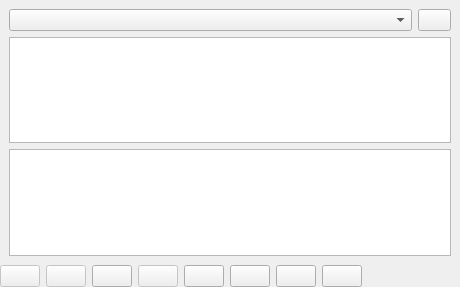
<?xml version="1.0" encoding="UTF-8"?>
<ui version="4.0">
 <class>PlaylistDock</class>
 <widget class="QDockWidget" name="PlaylistDock">
  <property name="geometry">
   <rect>
    <x>0</x>
    <y>0</y>
    <width>460</width>
    <height>287</height>
   </rect>
  </property>
  <property name="windowIcon">
   <iconset theme="view-media-playlist" resource="../../icons/resources.qrc">
    <normaloff>:/icons/oxygen/32x32/actions/view-media-playlist.png</normaloff>:/icons/oxygen/32x32/actions/view-media-playlist.png</iconset>
  </property>
  <property name="windowTitle">
   <string>Playlist</string>
  </property>
  <widget class="QWidget" name="dockWidgetContents">
   <layout class="QVBoxLayout" name="verticalLayout">
    <property name="spacing">
     <number>0</number>
    </property>
    <property name="leftMargin">
     <number>0</number>
    </property>
    <property name="topMargin">
     <number>0</number>
    </property>
    <property name="rightMargin">
     <number>0</number>
    </property>
    <property name="bottomMargin">
     <number>0</number>
    </property>
    <item>
     <widget class="QStackedWidget" name="stackedWidget">
      <property name="currentIndex">
       <number>1</number>
      </property>
      <widget class="QWidget" name="page">
       <layout class="QVBoxLayout" name="verticalLayout_2">
        <property name="leftMargin">
         <number>0</number>
        </property>
        <property name="topMargin">
         <number>0</number>
        </property>
        <property name="rightMargin">
         <number>0</number>
        </property>
        <property name="bottomMargin">
         <number>0</number>
        </property>
        <item>
         <widget class="QTextBrowser" name="textBrowser">
          <property name="html">
           <string>&lt;!DOCTYPE HTML PUBLIC &quot;-//W3C//DTD HTML 4.0//EN&quot; &quot;http://www.w3.org/TR/REC-html40/strict.dtd&quot;&gt;
&lt;html&gt;&lt;head&gt;&lt;meta name=&quot;qrichtext&quot; content=&quot;1&quot; /&gt;&lt;style type=&quot;text/css&quot;&gt;
p, li { white-space: pre-wrap; }
&lt;/style&gt;&lt;/head&gt;&lt;body style=&quot; font-family:'MS Shell Dlg 2'; font-size:7.8pt; font-weight:400; font-style:normal;&quot;&gt;
&lt;p style=&quot; margin-top:12px; margin-bottom:16px; margin-left:-24px; margin-right:0px; -qt-block-indent:0; text-indent:0px;&quot;&gt;&lt;span style=&quot; font-weight:600;&quot;&gt;Double-click&lt;/span&gt; a playlist item to open it in the player.&lt;/p&gt;
&lt;p style=&quot; margin-top:0px; margin-bottom:16px; margin-left:-24px; margin-right:0px; -qt-block-indent:0; text-indent:0px;&quot;&gt;You can freely preview clips without necessarily adding them to the playlist or closing it.&lt;/p&gt;
&lt;p style=&quot; margin-top:0px; margin-bottom:16px; margin-left:-24px; margin-right:0px; -qt-block-indent:0; text-indent:0px;&quot;&gt;To trim or adjust a playlist item &lt;span style=&quot; font-weight:600;&quot;&gt;Double-click&lt;/span&gt; to open it, make the changes, and click the &lt;span style=&quot; font-weight:600;&quot;&gt;Update&lt;/span&gt; icon.&lt;/p&gt;
&lt;p style=&quot; margin-top:0px; margin-bottom:16px; margin-left:-24px; margin-right:0px; -qt-block-indent:0; text-indent:0px;&quot;&gt;&lt;span style=&quot; font-weight:600;&quot;&gt;Drag-n-drop&lt;/span&gt; to rearrange the items.&lt;/p&gt;&lt;/body&gt;&lt;/html&gt;</string>
          </property>
         </widget>
        </item>
       </layout>
      </widget>
      <widget class="QWidget" name="page_2">
       <layout class="QVBoxLayout" name="verticalLayout_5">
        <item>
         <layout class="QVBoxLayout" name="verticalLayout_4">
          <item>
           <layout class="QHBoxLayout" name="horizontalLayout_2">
            <item>
             <widget class="QComboBox" name="playlistComboBox">
              <property name="enabled">
               <bool>true</bool>
              </property>
             </widget>
            </item>
            <item>
             <widget class="QPushButton" name="playlistMenu">
              <property name="enabled">
               <bool>true</bool>
              </property>
              <property name="maximumSize">
               <size>
                <width>33</width>
                <height>16777215</height>
               </size>
              </property>
              <property name="toolTip">
               <string>Add the Source to the playlist</string>
              </property>
              <property name="text">
               <string/>
              </property>
              <property name="icon">
               <iconset theme="show-menu" resource="../../icons/resources.qrc">
                <normaloff>:/icons/oxygen/32x32/actions/format-justify-fill.png</normaloff>:/icons/oxygen/32x32/actions/format-justify-fill.png</iconset>
              </property>
             </widget>
            </item>
           </layout>
          </item>
          <item>
           <layout class="QVBoxLayout" name="verticalLayout_3">
            <item>
             <widget class="PlaylistTable" name="tableView">
              <property name="contextMenuPolicy">
               <enum>Qt::CustomContextMenu</enum>
              </property>
              <property name="toolTip">
               <string>&lt;html&gt;&lt;head/&gt;&lt;body&gt;&lt;p&gt;Double-click a playlist item to open it in the player.&lt;/p&gt;&lt;/body&gt;&lt;/html&gt;</string>
              </property>
              <property name="dragEnabled">
               <bool>false</bool>
              </property>
              <property name="alternatingRowColors">
               <bool>true</bool>
              </property>
              <property name="selectionMode">
               <enum>QAbstractItemView::ExtendedSelection</enum>
              </property>
              <property name="selectionBehavior">
               <enum>QAbstractItemView::SelectRows</enum>
              </property>
              <property name="horizontalScrollMode">
               <enum>QAbstractItemView::ScrollPerPixel</enum>
              </property>
              <attribute name="horizontalHeaderHighlightSections">
               <bool>false</bool>
              </attribute>
              <attribute name="verticalHeaderVisible">
               <bool>false</bool>
              </attribute>
             </widget>
            </item>
            <item>
             <widget class="PlaylistListView" name="listView">
              <property name="contextMenuPolicy">
               <enum>Qt::CustomContextMenu</enum>
              </property>
              <property name="selectionMode">
               <enum>QAbstractItemView::ExtendedSelection</enum>
              </property>
              <property name="movement">
               <enum>QListView::Static</enum>
              </property>
             </widget>
            </item>
           </layout>
          </item>
         </layout>
        </item>
       </layout>
      </widget>
     </widget>
    </item>
    <item>
     <layout class="QHBoxLayout" name="horizontalLayout">
      <property name="spacing">
       <number>6</number>
      </property>
      <item>
       <widget class="QPushButton" name="addButton">
        <property name="enabled">
         <bool>false</bool>
        </property>
        <property name="toolTip">
         <string>Add the Source to the playlist</string>
        </property>
        <property name="text">
         <string/>
        </property>
        <property name="icon">
         <iconset theme="list-add" resource="../../icons/resources.qrc">
          <normaloff>:/icons/oxygen/32x32/actions/list-add.png</normaloff>:/icons/oxygen/32x32/actions/list-add.png</iconset>
        </property>
       </widget>
      </item>
      <item>
       <widget class="QPushButton" name="removeButton">
        <property name="enabled">
         <bool>false</bool>
        </property>
        <property name="toolTip">
         <string>Remove cut</string>
        </property>
        <property name="text">
         <string/>
        </property>
        <property name="icon">
         <iconset theme="list-remove" resource="../../icons/resources.qrc">
          <normaloff>:/icons/oxygen/32x32/actions/list-remove.png</normaloff>:/icons/oxygen/32x32/actions/list-remove.png</iconset>
        </property>
       </widget>
      </item>
      <item>
       <widget class="QPushButton" name="addFilesButton">
        <property name="enabled">
         <bool>true</bool>
        </property>
        <property name="toolTip">
         <string>&lt;html&gt;&lt;head/&gt;&lt;body&gt;&lt;p&gt;Add files to playlist&lt;/p&gt;&lt;/body&gt;&lt;/html&gt;</string>
        </property>
        <property name="text">
         <string/>
        </property>
        <property name="icon">
         <iconset theme="list-add-files" resource="../../icons/resources.qrc">
          <normaloff>:/icons/oxygen/32x32/actions/list-add-files.png</normaloff>:/icons/oxygen/32x32/actions/list-add-files.png</iconset>
        </property>
       </widget>
      </item>
      <item>
       <widget class="QPushButton" name="updateButton">
        <property name="enabled">
         <bool>false</bool>
        </property>
        <property name="toolTip">
         <string>Update</string>
        </property>
        <property name="text">
         <string/>
        </property>
        <property name="icon">
         <iconset theme="dialog-ok" resource="../../icons/resources.qrc">
          <normaloff>:/icons/oxygen/32x32/actions/dialog-ok.png</normaloff>:/icons/oxygen/32x32/actions/dialog-ok.png</iconset>
        </property>
       </widget>
      </item>
      <item>
       <widget class="QPushButton" name="tilesButton">
        <property name="toolTip">
         <string>View as tiles</string>
        </property>
        <property name="text">
         <string/>
        </property>
        <property name="icon">
         <iconset theme="view-list-details" resource="../../icons/resources.qrc">
          <normaloff>:/icons/oxygen/32x32/actions/view-list-details.png</normaloff>:/icons/oxygen/32x32/actions/view-list-details.png</iconset>
        </property>
       </widget>
      </item>
      <item>
       <widget class="QPushButton" name="iconsButton">
        <property name="toolTip">
         <string>View as icons</string>
        </property>
        <property name="text">
         <string/>
        </property>
        <property name="icon">
         <iconset theme="view-list-icons" resource="../../icons/resources.qrc">
          <normaloff>:/icons/oxygen/32x32/actions/view-list-icons.png</normaloff>:/icons/oxygen/32x32/actions/view-list-icons.png</iconset>
        </property>
       </widget>
      </item>
      <item>
       <widget class="QPushButton" name="detailsButton">
        <property name="toolTip">
         <string>View as details</string>
        </property>
        <property name="text">
         <string/>
        </property>
        <property name="icon">
         <iconset theme="view-list-text" resource="../../icons/resources.qrc">
          <normaloff>:/icons/oxygen/32x32/actions/view-list-text.png</normaloff>:/icons/oxygen/32x32/actions/view-list-text.png</iconset>
        </property>
       </widget>
      </item>
      <item>
       <widget class="QPushButton" name="menuButton">
        <property name="toolTip">
         <string>Display a menu of additional actions</string>
        </property>
        <property name="text">
         <string/>
        </property>
        <property name="icon">
         <iconset theme="show-menu" resource="../../icons/resources.qrc">
          <normaloff>:/icons/oxygen/32x32/actions/format-justify-fill.png</normaloff>:/icons/oxygen/32x32/actions/format-justify-fill.png</iconset>
        </property>
       </widget>
      </item>
      <item>
       <spacer name="horizontalSpacer">
        <property name="orientation">
         <enum>Qt::Horizontal</enum>
        </property>
        <property name="sizeHint" stdset="0">
         <size>
          <width>40</width>
          <height>20</height>
         </size>
        </property>
       </spacer>
      </item>
     </layout>
    </item>
   </layout>
  </widget>
  <action name="actionInsertCut">
   <property name="text">
    <string>Insert</string>
   </property>
   <property name="toolTip">
    <string>Insert</string>
   </property>
   <property name="shortcut">
    <string notr="true">Shift+V</string>
   </property>
  </action>
  <action name="actionAppendCut">
   <property name="icon">
    <iconset theme="list-add">
     <normaloff>.</normaloff>.</iconset>
   </property>
   <property name="text">
    <string>Append</string>
   </property>
   <property name="toolTip">
    <string>Append</string>
   </property>
   <property name="shortcut">
    <string notr="true">Shift+A</string>
   </property>
  </action>
  <action name="actionInsertBlank">
   <property name="text">
    <string>Insert Blank</string>
   </property>
  </action>
  <action name="actionAppendBlank">
   <property name="text">
    <string>Append Blank</string>
   </property>
  </action>
  <action name="actionUpdate">
   <property name="text">
    <string>Replace</string>
   </property>
   <property name="shortcut">
    <string notr="true">Shift+B</string>
   </property>
  </action>
  <action name="actionOpen">
   <property name="text">
    <string>Open </string>
   </property>
   <property name="toolTip">
    <string>Open the clip in the Source player</string>
   </property>
   <property name="shortcut">
    <string notr="true">Ctrl+Return</string>
   </property>
  </action>
  <action name="actionRemove">
   <property name="text">
    <string>Remove</string>
   </property>
   <property name="shortcut">
    <string notr="true">Shift+X</string>
   </property>
  </action>
  <action name="actionSetFileDate">
   <property name="text">
    <string>Set Creation Time...</string>
   </property>
  </action>
  <action name="actionGoto">
   <property name="text">
    <string>Goto</string>
   </property>
   <property name="toolTip">
    <string>Go to the start of this clip in the Project player</string>
   </property>
   <property name="shortcut">
    <string notr="true">Shift+Return</string>
   </property>
  </action>
  <action name="actionRemoveAll">
   <property name="text">
    <string>Remove All</string>
   </property>
   <property name="toolTip">
    <string>Remove all items from the playlist</string>
   </property>
  </action>
  <action name="actionThumbnailsHidden">
   <property name="checkable">
    <bool>true</bool>
   </property>
   <property name="text">
    <string>Hidden</string>
   </property>
  </action>
  <action name="actionLeftAndRight">
   <property name="checkable">
    <bool>true</bool>
   </property>
   <property name="text">
    <string>In and Out - Left/Right</string>
   </property>
   <property name="toolTip">
    <string>In and Out - Left/Right</string>
   </property>
  </action>
  <action name="actionTopAndBottom">
   <property name="checkable">
    <bool>true</bool>
   </property>
   <property name="text">
    <string>In and Out - Top/Bottom</string>
   </property>
   <property name="toolTip">
    <string>In and Out - Top/Bottom</string>
   </property>
  </action>
  <action name="actionInOnlySmall">
   <property name="checkable">
    <bool>true</bool>
   </property>
   <property name="text">
    <string>In Only - Small</string>
   </property>
  </action>
  <action name="actionInOnlyLarge">
   <property name="checkable">
    <bool>true</bool>
   </property>
   <property name="text">
    <string>In Only - Large</string>
   </property>
  </action>
  <action name="actionAddToTimeline">
   <property name="text">
    <string>Add Selected to Timeline</string>
   </property>
  </action>
  <action name="actionAddToSlideshow">
   <property name="text">
    <string>Add Selected to Slideshow</string>
   </property>
  </action>
  <action name="actionSortByName">
   <property name="text">
    <string>Sort By Name</string>
   </property>
  </action>
  <action name="actionSortByDate">
   <property name="text">
    <string>Sort By Date</string>
   </property>
  </action>
  <action name="actionDetailed">
   <property name="checkable">
    <bool>true</bool>
   </property>
   <property name="text">
    <string>Details</string>
   </property>
   <property name="toolTip">
    <string>View as details</string>
   </property>
  </action>
  <action name="actionTiled">
   <property name="checkable">
    <bool>true</bool>
   </property>
   <property name="text">
    <string>Tiles</string>
   </property>
   <property name="toolTip">
    <string>View as tiles</string>
   </property>
  </action>
  <action name="actionIcons">
   <property name="checkable">
    <bool>true</bool>
   </property>
   <property name="text">
    <string>Icons</string>
   </property>
   <property name="toolTip">
    <string>View as icons</string>
   </property>
  </action>
  <action name="actionCopy">
   <property name="text">
    <string>Copy</string>
   </property>
   <property name="toolTip">
    <string>Open a copy of the clip in the Source player</string>
   </property>
   <property name="shortcut">
    <string notr="true">Shift+C</string>
   </property>
  </action>
  <action name="actionPlayAfterOpen">
   <property name="checkable">
    <bool>true</bool>
   </property>
   <property name="text">
    <string>Play After Open</string>
   </property>
  </action>
  <action name="actionSelectAll">
   <property name="text">
    <string>Select All</string>
   </property>
   <property name="shortcut">
    <string notr="true">Ctrl+Shift+A</string>
   </property>
  </action>
  <action name="actionSelectNone">
   <property name="text">
    <string>Select None</string>
   </property>
   <property name="shortcut">
    <string notr="true">Ctrl+Shift+D</string>
   </property>
  </action>
  <action name="actionUpdateThumbnails">
   <property name="text">
    <string>Update Thumbnails</string>
   </property>
  </action>
  <action name="actionAddNewPlaylist">
   <property name="enabled">
    <bool>false</bool>
   </property>
   <property name="text">
    <string>Add new playlist</string>
   </property>
  </action>
  <action name="actionRenamePlaylist">
   <property name="enabled">
    <bool>false</bool>
   </property>
   <property name="text">
    <string>Rename playlist</string>
   </property>
  </action>
  <action name="actionDeletePlaylist">
   <property name="checkable">
    <bool>false</bool>
   </property>
   <property name="enabled">
    <bool>false</bool>
   </property>
   <property name="text">
    <string>Delete playlist</string>
   </property>
  </action>
 </widget>
 <customwidgets>
  <customwidget>
   <class>PlaylistTable</class>
   <extends>QTableView</extends>
   <header>widgets/playlisttable.h</header>
  </customwidget>
  <customwidget>
   <class>PlaylistListView</class>
   <extends>QListView</extends>
   <header>widgets/playlistlistview.h</header>
  </customwidget>
 </customwidgets>
 <resources>
  <include location="../../icons/resources.qrc"/>
 </resources>
 <connections/>
</ui>
